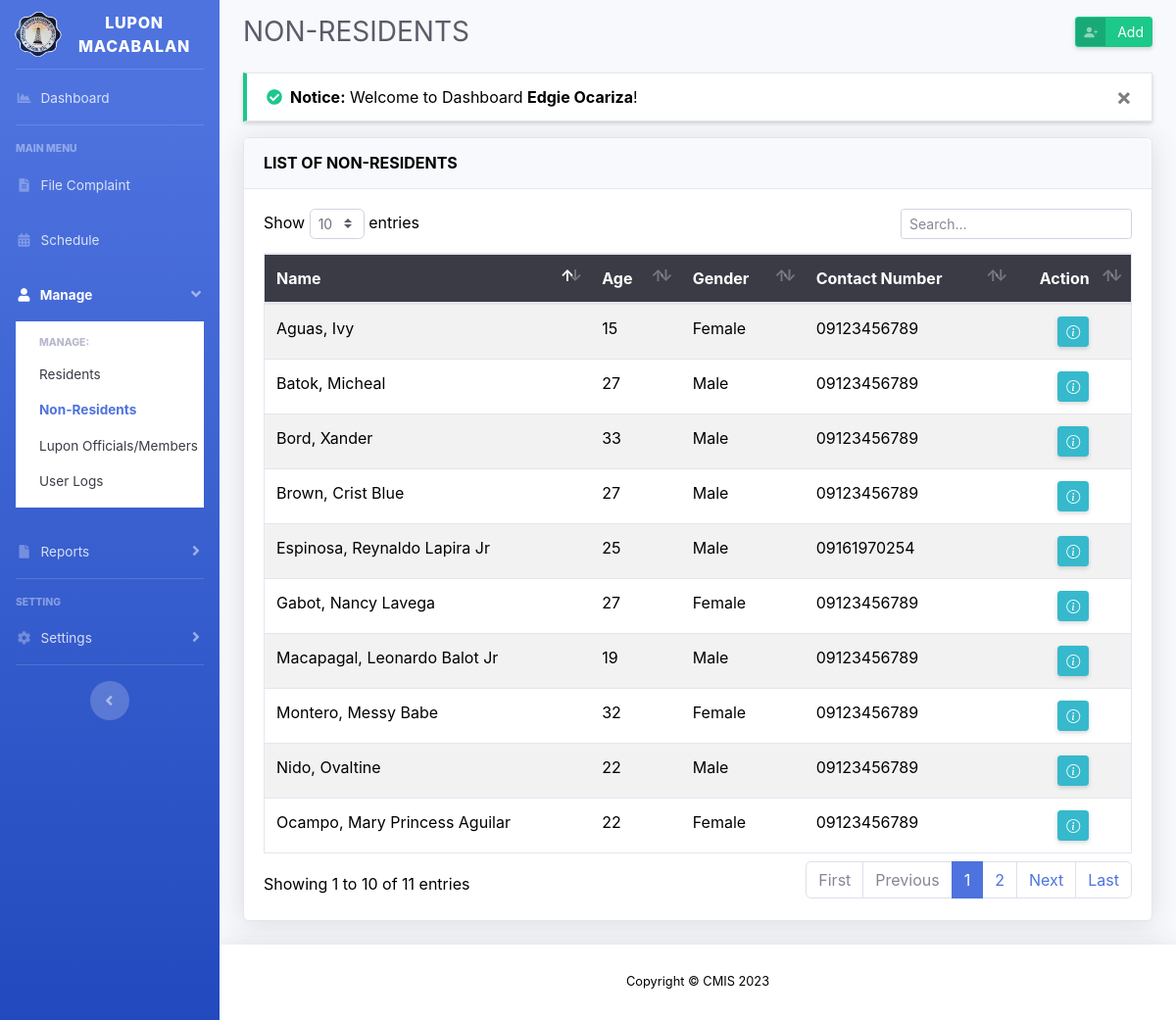
Before: /non-residents.php (signed in) with the older database file.
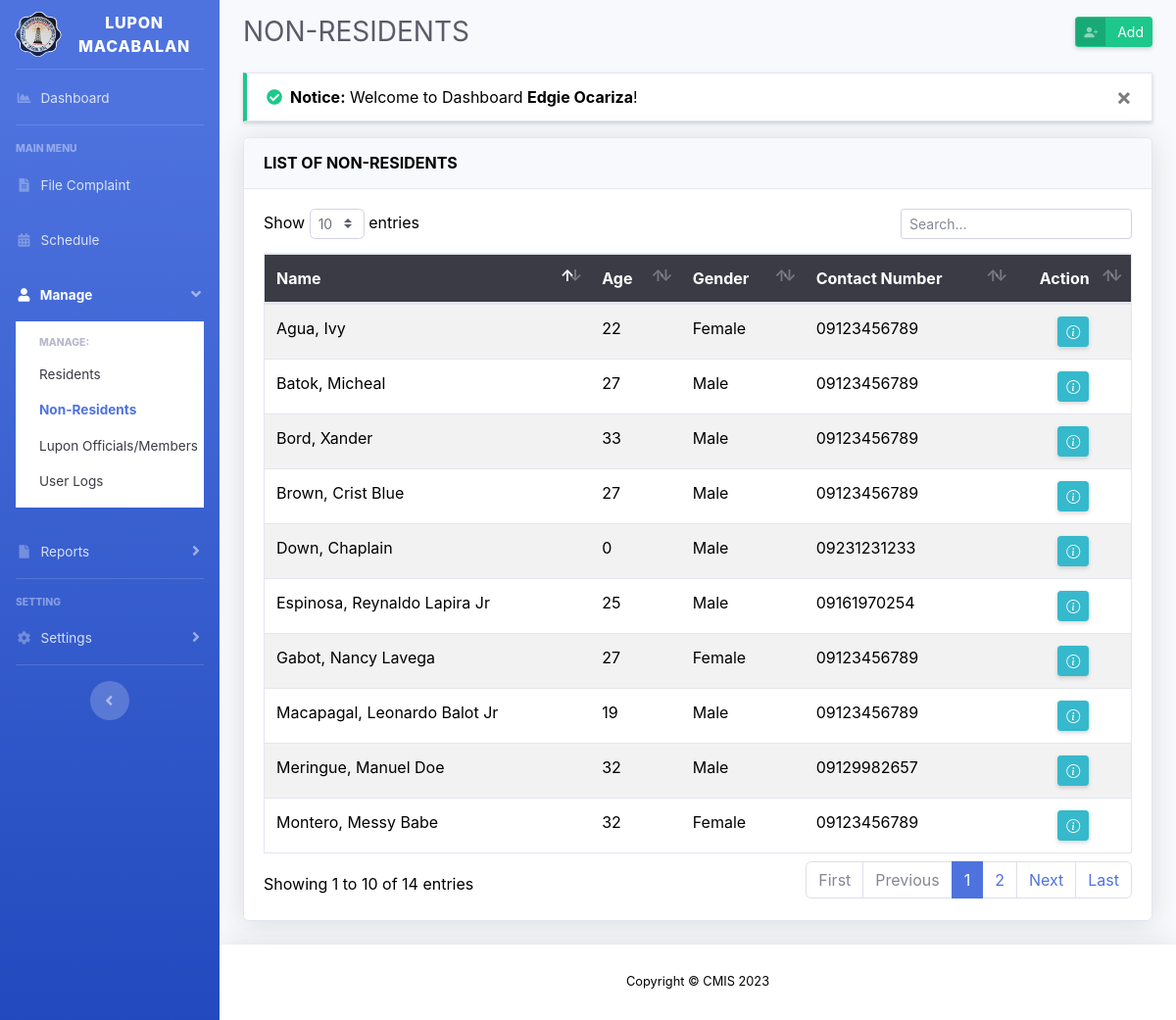
After: the same page with the newer database file.
### tables this page shows
CREATE TABLE `tbl_non_residents` (
  `nres_id` int(15) unsigned NOT NULL AUTO_INCREMENT,
  `nres_fname` varchar(50) NOT NULL,
  `nres_mname` varchar(50) NOT NULL,
  `nres_lname` varchar(50) NOT NULL,
  `nres_suffix` varchar(5) NOT NULL,
  `nres_birthday` date NOT NULL,
  `nres_age` int(3) NOT NULL,
  `nres_gender` text NOT NULL,
  `citizenship_id` int(11) NOT NULL,
  `nres_cstatus` text NOT NULL,
  `nres_zone` text NOT NULL,
  `nres_barangay` text NOT NULL,
  `nres_city` text NOT NULL,
  `nres_province` text NOT NULL,
  `nres_zcode` text NOT NULL,
  `nres_contact` varchar(11) NOT NULL,
  `nres_regdatetime` timestamp NOT NULL DEFAULT current_timestamp(),
  `nres_moddatetime` timestamp NOT NULL DEFAULT current_timestamp() ON UPDATE current_timestamp(),
  PRIMARY KEY (`nres_id`),
  KEY `citizenship_id` (`citizenship_id`)
);

### non-residents.php (the view, shortened to what this page needs)
<?php
include 'layouts/header.php';
include 'config/connection.php';
$non_residents = $connection->query("SELECT * FROM tbl_non_residents");
?>
<div id="content">
	<div class="container-fluid">
		<div class="d-sm-flex align-items-center justify-content-between mb-4">
			<h1 class="h3 mb-0 text-gray-800">NON-RESIDENTS</h1>
			<a href="#" class="d-none d-sm-inline-block btn btn-sm btn-success btn-icon-split shadow-sm" data-toggle="modal" data-target="#addNonResidentModal">
				<span class="icon text-white-50">
					<i class="bi bi-person-plus-fill"></i>
				</span>
				<span class="text">Add</span>
			</a>
		</div>
		<?php include 'config/message.php'; ?>
		<div class="card shadow mb-4">
			<div class="card-header py-3">
              	<h6 class="m-0 font-weight-bold">LIST OF NON-RESIDENTS</h6>
            </div>
            <div class="card-body">
            	<div class="table-responsive">
            		<table class="table table-striped border text-dark" id="table_asc" width="100%">
            			<thead class="bg-gray-900 text-white">
            				<tr>
								<th>Name</th>
								<th>Age</th>
								<th>Gender</th>
								<th>Contact Number</th>
								<th class="text-center">Action</th>
            				</tr>
            			</thead>
            			<tbody>
            				<?php
							if ($non_residents->num_rows > 0) {
								while ($row = $non_residents->fetch_assoc()) {
									?>
									<tr>
										<td><?= $row['nres_lname'] . ', ' . $row['nres_fname'] . ' ' . $row['nres_mname'] . ' ' . $row['nres_suffix'] ?></td>
										<td><?= $row['nres_age'] ?></td>
										<td><?= $row['nres_gender'] ?></td>
										<td><?= str_replace('-', '', $row['nres_contact']) ?></td>
										<td class="text-center">
											<a href="view-non-resident-profile.php?id=<?= $row['nres_id'] ?>" class="d-none d-sm-inline-block btn btn-info btn-sm shadow-sm" data-toggle="tooltip" title="View Profile"><i class="bi bi-info-circle"></i></a>
										</td>
									</tr>
									<?php
								}
							}
							?>
            			</tbody>
            		</table>
            	</div>
            </div>
		</div>
	</div>
</div>
<?php
include 'layouts/footer.php';
?>

Changed rows visible on the page:
no longer on this page (row unchanged): tbl_non_residents: nres_lname "Ocampo", nres_fname "Mary Princess", nres_mname "Aguilar", nres_age "22", nres_gender "Female", nres_contact "09123456789"
no longer on this page (row unchanged): tbl_non_residents: nres_lname "Nido", nres_fname "Ovaltine", nres_age "22", nres_gender "Male", nres_contact "09123456789"
changed tbl_non_residents "Ivy": nres_lname "Aguas" → "Agua"; nres_age "15" → "22"
added tbl_non_residents: nres_lname "Down", nres_fname "Chaplain", nres_age "0", nres_gender "Male", nres_contact "09231231233"
added tbl_non_residents: nres_lname "Meringue", nres_fname "Manuel", nres_mname "Doe", nres_age "32", nres_gender "Male", nres_contact "09129982657"
Other visible differences:
text written by a page script: "Show entries Showing 1 to 10 of 11 entries First Previous 1 2 Next Last" → "Show entries Showing 1 to 10 of 14 entries First Previous 1 2 Next Last"
